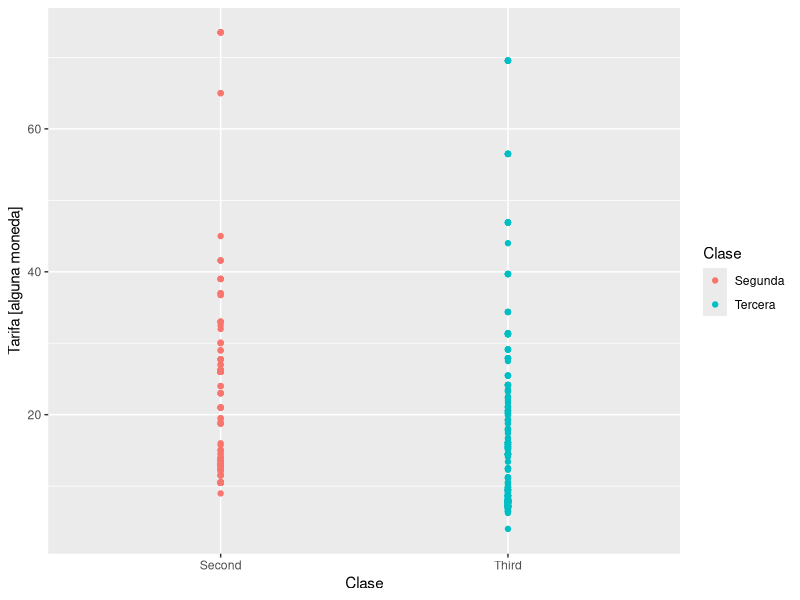
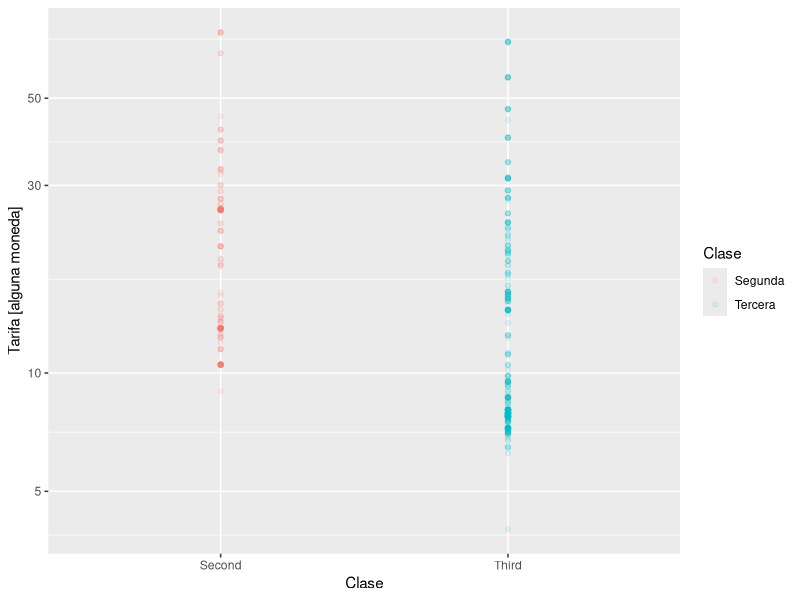
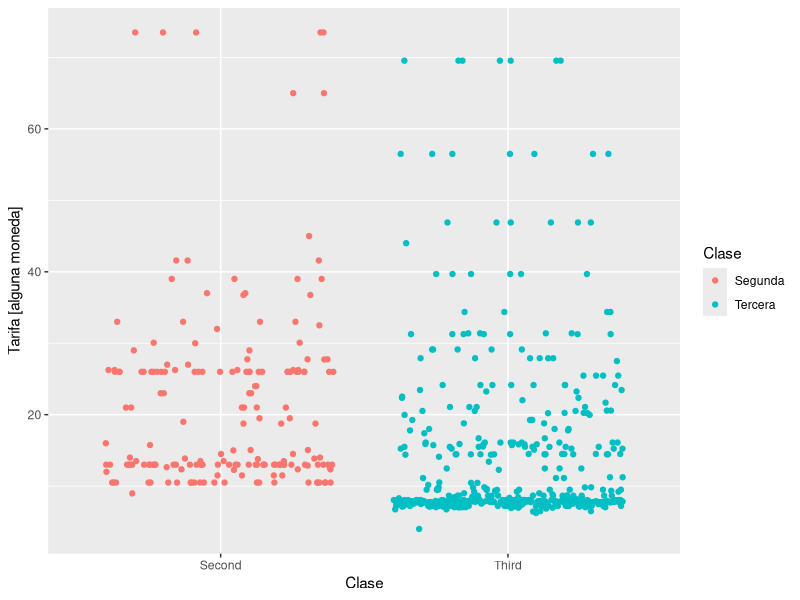
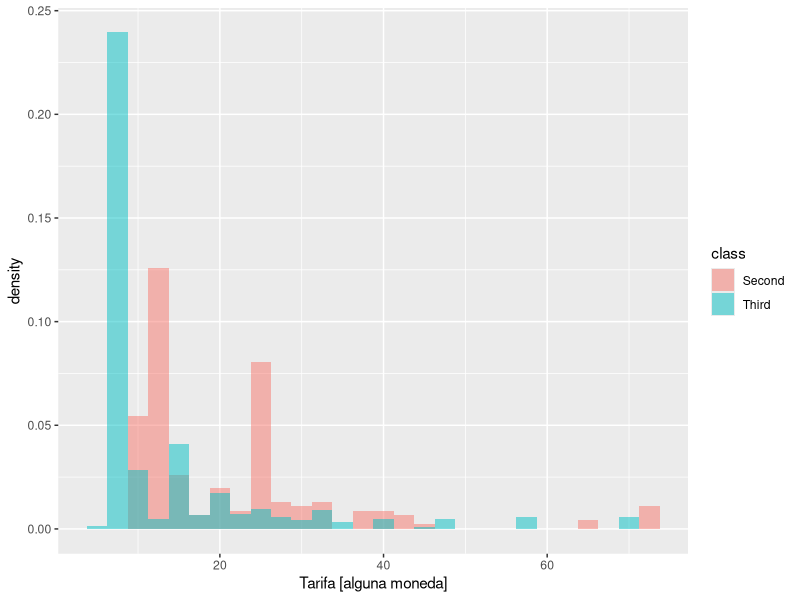
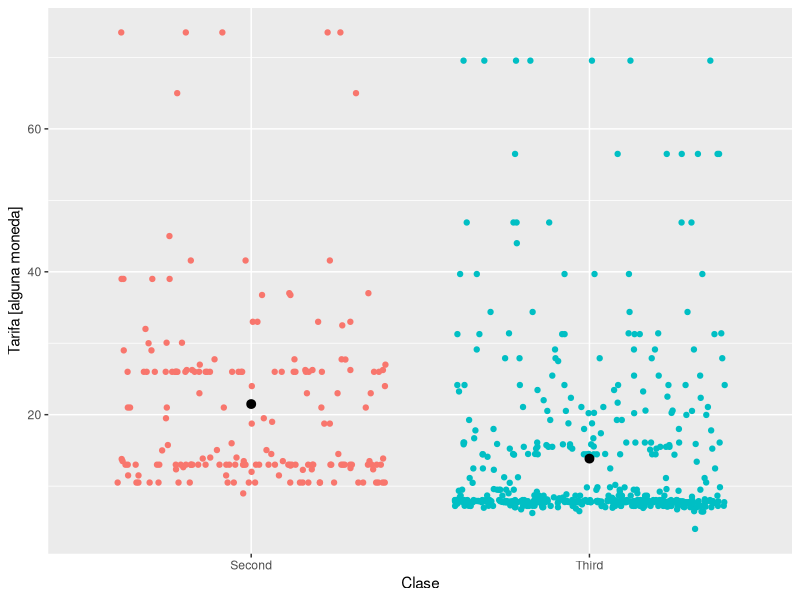
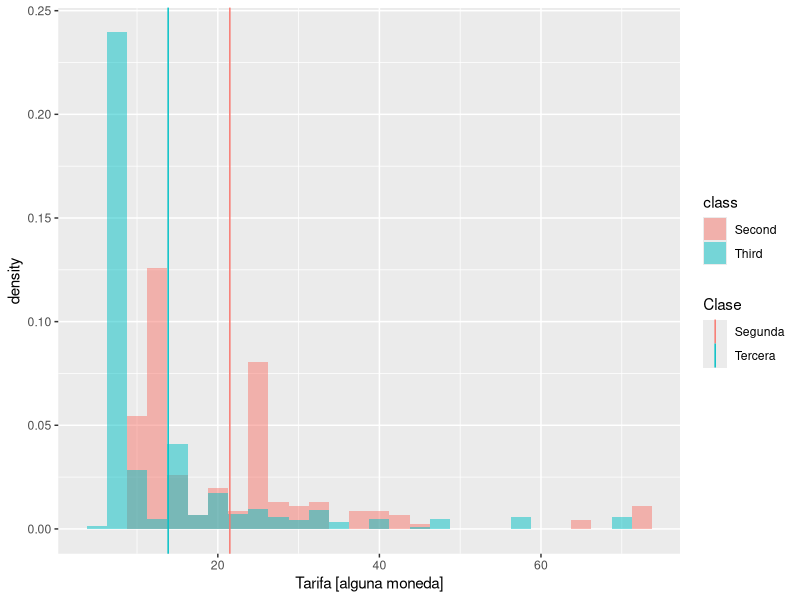
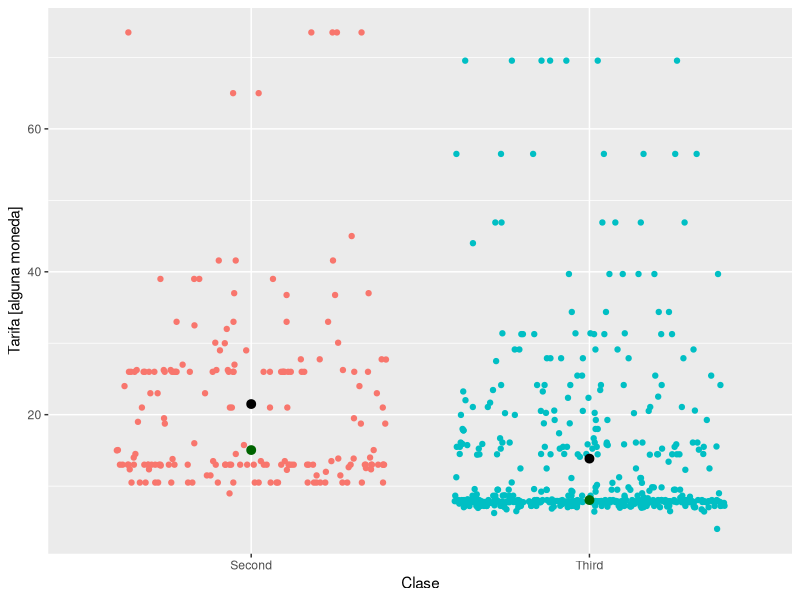
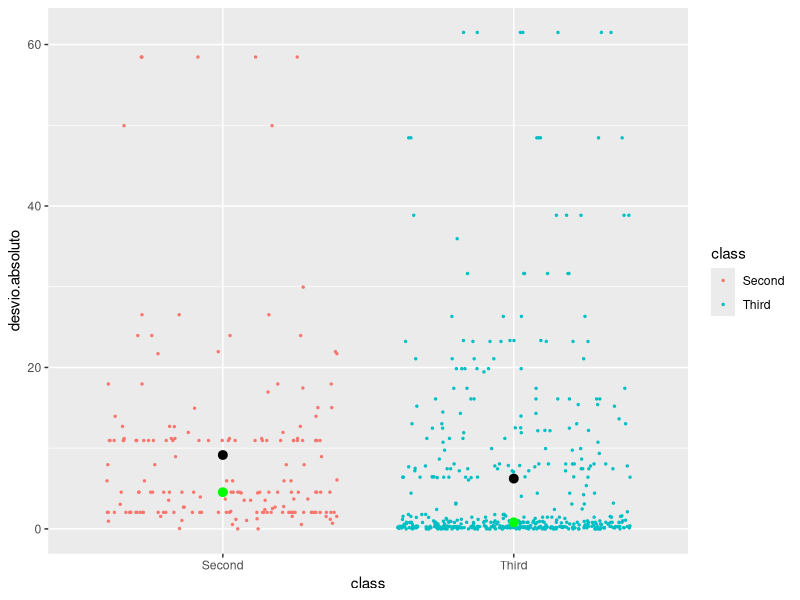

These figures' R source, in order:
## ---- chunk 1
knitr::opts_chunk$set(echo = TRUE)
library(tidyverse)
## ---- chunk 2
titanic <- read_csv('titanic.csv',
                    locale=locale(decimal_mark=','))

glimpse(titanic)
## ---- chunk 3
titanic.sin1ra <- titanic %>% filter(class != 'First')
## ---- chunk 4
#| echo: true
ggplot(data=titanic.sin1ra) +
  geom_point(aes(x=class, y=fare, color=class)) +
  labs(x='Clase', y='Tarifa [alguna moneda]',
       color='Clase') +
  scale_color_discrete(labels=c('Segunda', 'Tercera'))
## ---- chunk 5
ggplot(data=titanic.sin1ra) +
  geom_point(aes(x=class, y=fare, color=class), alpha=0.1) +
  scale_y_log10() +
  labs(x='Clase', y='Tarifa [alguna moneda]',
       color='Clase') +
  scale_color_discrete(labels=c('Segunda', 'Tercera'))
## ---- chunk 6
ggplot(data=titanic.sin1ra) +
  # geom_jitter(aes(x=class, y=fare, color=class), height=0) +
  geom_point(aes(x=class, y=fare, color=class),
             position=position_jitter(height=0, seed=1234)) +
  # scale_y_log10() +
  labs(x='Clase', y='Tarifa [alguna moneda]',
       color='Clase') +
  scale_color_discrete(labels=c('Segunda', 'Tercera'))
## ---- chunk 7
ggplot(data=titanic.sin1ra) +
  # geom_jitter(aes(x=class, y=fare, color=class), height=0) +
  geom_histogram(aes(x=fare, y=after_stat(density), 
                     fill=class), 
                 binwidth = 2.5, alpha=0.5, 
                 position = 'identity') +
  # scale_y_log10() +
  labs(x='Tarifa [alguna moneda]',
       color='Clase') +
  scale_color_discrete(labels=c('Segunda', 'Tercera'))
## ---- chunk 8
mean(titanic.sin1ra$fare)
## ---- chunk 9
titanic.sin1ra %>% group_by(class) %>% 
  summarise(tarifa.media = mean(fare, na.rm=T))
## ---- chunk 10
ggplot(data=titanic.sin1ra, aes(x=class, y=fare, color=class)) +
  geom_jitter(height=0) +
  stat_summary(fun=mean, 
               color='black', 
               size=0.5) + 
  labs(x='Clase', y='Tarifa [alguna moneda]',
       color='Clase') +
  scale_color_discrete(labels=c('Segunda', 'Tercera'),
                       guide='none')
## ---- chunk 11
medias.df <- titanic.sin1ra %>% group_by(class) %>% 
  summarise(medias = mean(fare))
ggplot(data=titanic.sin1ra) +
  geom_histogram(aes(x=fare, y=after_stat(density), 
                     fill=class), 
                 binwidth = 2.5, alpha=0.5, 
                 position = 'identity') +
  geom_vline(data=medias.df, aes(xintercept=medias, color=class)) +
  labs(x='Tarifa [alguna moneda]',
       color='Clase') +
  scale_color_discrete(labels=c('Segunda', 'Tercera'))
## ---- chunk 12
titanic.sin1ra %>% 
  filter(class=='Third') %>% 
  select(fare) %>% 
  # Cambiamos el valor de la línea 10
  mutate(fare.mal = if_else(row_number()==10, fare * 1000, fare)) %>% 
  summarise(mean(fare), mean(fare.mal))
## ---- chunk 13
# df <- tibble(x = seq(1, 5))
df <- tibble(x = seq(1, 6))
df <- tibble(x = c(seq(1, 5), 1000))
df <- tibble(x = c(rep(1, 5), 6))

print(df)
df %>% summarise(mean(x), median(x))
## ---- chunk 14
titanic.sin1ra %>% filter(class=='Third') %>% 
  summarise(sum(fare < median(fare)),
            sum(fare == median(fare)),
            sum(fare > median(fare)))
## ---- chunk 15
titanic.sin1ra %>% 
  filter(class=='Third') %>% 
  select(fare) %>% 
  mutate(fare.mal = if_else(row_number()==10, fare * 1000, fare)) %>% 
  summarise(mean(fare), mean(fare.mal), median(fare), median(fare.mal))
## ---- chunk 16
ggplot(data=titanic.sin1ra, aes(x=class, y=fare, color=class)) +
  geom_jitter(height=0) +
  stat_summary(fun=mean, 
               color='black', 
               size=0.5) + 
  stat_summary(fun=median, 
               color='DarkGreen', 
               size=0.5) + 
  labs(x='Clase', y='Tarifa [alguna moneda]',
       color='Clase') +
  scale_color_discrete(labels=c('Primera', 'Segunda', 'Tercera'),
                       guide='none')
## ---- chunk 17
titanic %>% 
  group_by(class) %>% 
  summarise(Q25 = quantile(fare, 0.25, na.rm=T),
            mediana = median(fare, na.rm=T),
            Q75 = quantile(fare, 0.75, na.rm=T),) %>% view()
## ---- chunk 18
df <- titanic.sin1ra %>% dplyr::filter(class=='Third')
fivenum(df$fare)
## ---- chunk 19
titanic.sin1ra %>% group_by(class) %>% 
  mutate(desvio = fare - median(fare)) %>% 
  select(fare, desvio)
## ---- chunk 20
titanic.sin1ra %>% group_by(class) %>% 
  mutate(desvio = fare - median(fare)) %>% 
  select(fare, desvio) %>% 
  summarise(desvio.medio = mean(desvio), desvio.mediana = median(desvio))
## ---- chunk 21
titanic.sin1ra %>% group_by(class) %>% 
  mutate(desvio.absoluto = abs(fare - median(fare))) %>% 
  select(fare, desvio.absoluto) %>% 
  summarise(mad=median(desvio.absoluto), mmad = mean(desvio.absoluto))
## ---- chunk 22
titanic.sin1ra %>% group_by(class) %>% 
  mutate(desvio.absoluto = abs(fare - median(fare))) %>% 
  select(fare, desvio.absoluto) %>% 
  ggplot(aes(x=class, y=desvio.absoluto)) +
  geom_jitter(aes(color=class),
              size=0.5) +
  stat_summary(fun=median,
               color='green') +
  stat_summary(fun=mean,
               color='black')
  

## ---- chunk 23
titanic.sin1ra %>% group_by(class) %>% 
  summarise(mad=mad(fare, constant = 1))
## ---- chunk 24
titanic.sin1ra %>% group_by(class) %>% 
  summarise(mad=mad(fare), desvio.est = sd(fare))
## ---- chunk 25
titanic.sin1ra %>% group_by(class) %>% 
  summarise(mad=mad(fare, constant = 1), desvio.est = sd(fare), iqr = IQR(fare)) %>% view()
## ---- chunk 26
ggplot(data=titanic.sin1ra, aes(x=class, y=fare, color=class)) +
  geom_jitter(height=0, width=0.3, size=0.5) +
  geom_boxplot(alpha=0.2,
               coef = 1.5,
               outliers = F) +
 # scale_y_log10() +
  labs(x='Clase', y='Tarifa [alguna moneda]',
       color='Clase') +
  scale_color_discrete(labels=c('Segunda', 'Tercera'),
                       guide='none') +
  coord_cartesian(ylim=c(0, 100))
## ---- chunk 27
ggplot(data=titanic.sin1ra, aes(x=sex, y=fare, color=sex)) +
  # geom_jitter(height=0, width=0.3, size=0.5) +
  geom_violin(alpha=0.2) +
 # scale_y_log10() +
  labs(x='Clase', y='Tarifa [alguna moneda]',
       color='Clase') +
  # scale_color_discrete(labels=c('Segunda', 'Tercera'),
  #                      guide='none') +
  facet_wrap(~class)
  # coord_cartesian(ylim=c(0, 100))

## ---- chunk 28
ggplot(data=titanic.sin1ra, aes(x=fare, color=class)) +
  geom_density() +
  # stat_density(aes(x=fare, y=-after_stat(density)), 
  #              geom='density') +
  labs(y='Densidad', x='Tarifa [alguna moneda]',
       color='Clase') +
  scale_color_discrete(labels=c('Segunda', 'Tercera'),
                       )

## ---- chunk 29
ggplot(data=titanic, aes(x=class, y=fare, color=class)) +
  geom_jitter(height=0) +
  stat_summary(fun=mean, 
               fun.max=max,
               fun.min=min,
               color='black', size=0.5) + 
  scale_y_log10() +
  labs(x='Clase', y='Tarifa [alguna moneda]',
       color='Clase') +
  scale_color_discrete(labels=c('Primera', 'Segunda', 'Tercera'),
                       guide='none')
## ---- chunk 30
ggplot(data=titanic, aes(x=class, y=fare, color=class)) +
  geom_jitter(height=0) +
  stat_summary(fun=mean, 
               fun.max=~quantile(.x, probs=.75),
               fun.min=~quantile(.x, probs=.25),
               color='black', size=0.5) + 
  scale_y_log10() +
  labs(x='Clase', y='Tarifa [alguna moneda]',
       color='Clase') +
  scale_color_discrete(labels=c('Primera', 'Segunda', 'Tercera'),
                       guide='none')

## ---- chunk 31
ggplot(data=titanic, aes(x=class, y=fare, color=class)) +
  geom_jitter(height=0) +
  stat_summary(fun=median, 
               fun.max=~quantile(.x, probs=.75),
               fun.min=~quantile(.x, probs=.25),
               color='black', size=0.5) + 
  stat_summary(fun=mean,
                shape=4, color='black') + 
  #scale_y_log10() +
  labs(x='Clase', y='Tarifa [alguna moneda]',
       color='Clase') +
  scale_color_discrete(labels=c('Primera', 'Segunda', 'Tercera'),
                       guide='none') +
  scale_x_discrete(limits=c('First')) +
  coord_cartesian(ylim=c(0, 100))
